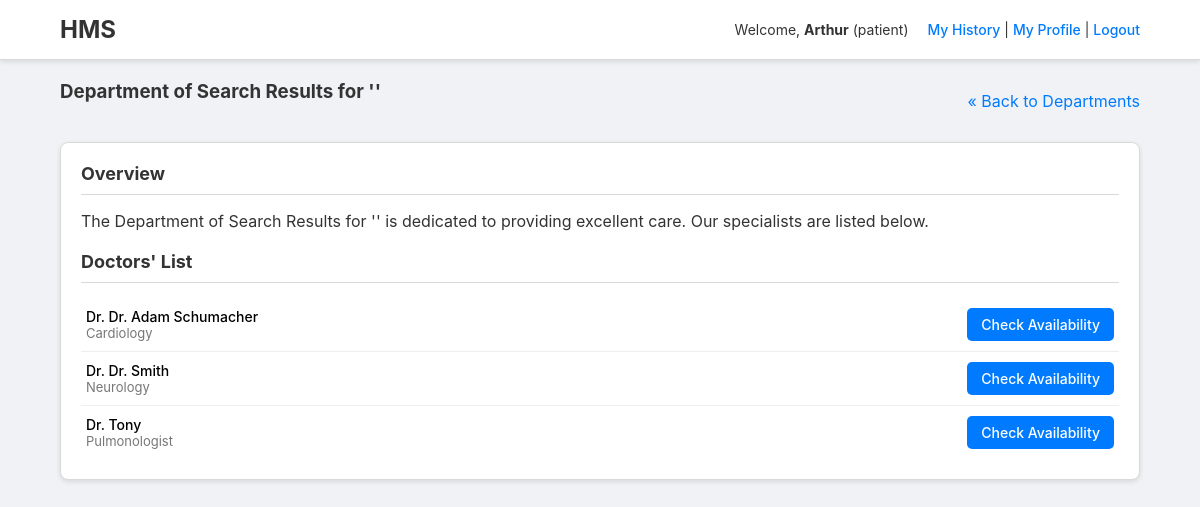
The app's page /patient/search_doctor (signed in), older data.
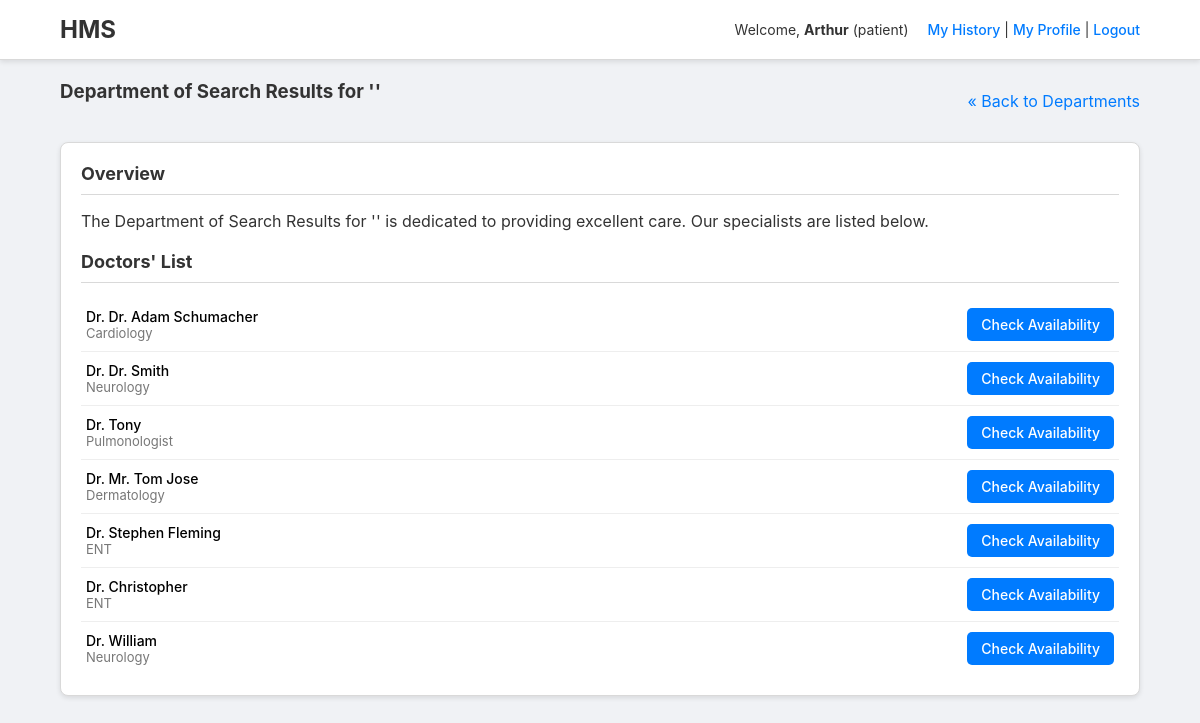
The same page, newer data.
### tables this page shows
CREATE TABLE doctors (
        id INTEGER PRIMARY KEY AUTOINCREMENT,
        user_id INTEGER NOT NULL,
        fullname TEXT,
        specialization TEXT,
        bio TEXT,
        FOREIGN KEY(user_id) REFERENCES users(id)
    );

### patient.py (the view)
@patient_bp.route("/search_doctor",methods=["GET"])
def search_doctor():
    if not patient_required(): return redirect("/login")
    q=request.args.get("q","").strip()
    doctors=query_all("""SELECT id, fullname, specialization, bio FROM doctors WHERE fullname LIKE ? OR specialization LIKE ?""",(f"%{q}%",f"%{q}%"))
    return render_template("department_detail.html",dept_name=f"Search Results for '{q}'",doctors=doctors)

### database.py (called while the page is built)
def get_conn(): return sqlite3.connect(DB_PATH)

### patient.py (called while the page is built)
def patient_required():
    return session.get("role")=="patient"

### utils.py (called while the page is built)
def query_all(query,params=()):
    conn=get_conn()
    cur=conn.cursor()
    cur.execute(query,params)
    rows=cur.fetchall()
    conn.close()
    return rows

### templates/department_detail.html (shortened to what this page needs)
{% extends "base.html" %}
{% block content %}
<div class="page-title">
    <h3>Department of {{dept_name}}</h3>
    <a href="{{url_for('patient.dashboard')}}">&laquo; Back to Departments</a>
</div>
<div class="dashboard-widget full-width">
    <h5>Overview</h5>
    <p>The Department of {{dept_name}} is dedicated to providing excellent care. Our specialists are listed below.</p>
    <h5 style="margin-top:20px;">Doctors' List</h5>
    <ul class="widget-list">
    {% for d in doctors %}
        <li class="widget-list-item">
            <div class="item-info">
                <div class="name">Dr. {{d[1]}}</div>
                <div class="detail">{{d[2] or 'No bio provided.'}}</div>
            </div>
            <div class="item-actions">
                <a href="{{url_for('patient.doctor_availability',doc_id=d[0])}}" class="btn btn-primary">Check Availability</a>
            </div>
        </li>
    {% endfor %}
    </ul>
</div>
{% endblock %}

Row changes from the older to the newer data that the page shows:
added doctors: fullname "Mr. Tom Jose", specialization "Dermatology"
added doctors: fullname "Stephen Fleming", specialization "ENT"
added doctors: fullname "Christopher", specialization "ENT"
added doctors: fullname "William", specialization "Neurology"
